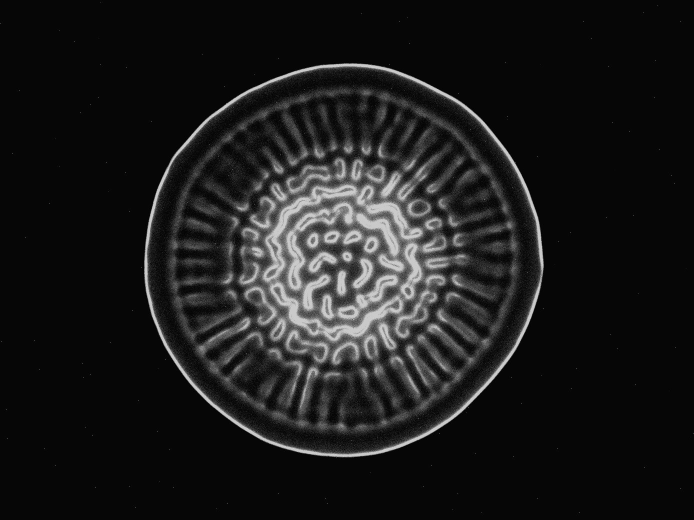
#> input picture intensity_profile/adjusted biolum.jpg, 1388 x 1040 px (shown at 1/2 size)
$ python intensity_profile_subplots.py
#> lines starting #> are read from the running program, lines starting #| are printed output that depends on the picture
###
# intensity_profile_subplots.py
#
# This script takes in two images of the same biofilm, but one image bl_img
# is taken without a brightfield and shows the bioluminescence of the biofilm,
# while bf_img is taken with a brightfield.
#
# It returns an interactive matplotlib image which picks out a row of the image
# and plots the light intensity along the row for both images on one subplot,
# while showing the row being plotted on an image of the bioluminescent image.
# A slider allows the row to be selected by user.
###

"""
Dependencies
"""
import matplotlib.image as mpimg
import matplotlib.pyplot as plt
import numpy as np
from matplotlib.widgets import Button, Slider
from scipy.ndimage.filters import gaussian_filter

"""
Functions
"""
def val_update(val):
    """
    Updates the row we are looking at upon changes of the slider position
    :param val: Value passed from Slider widget, giving the current row
    """
    row = int(row_slider.val) # row_slider.val is a float, so needs converting
    bio_plot.set_ydata(bl_img[row])
    bright_plot.set_ydata(bf_img[row])
    line.set_ydata([row]*columns)
    plt.draw()

"""
Script
"""

# Read in images for bioluminescent and brightfield, and apply gaussian blur
bl_img = mpimg.imread('adjusted biolum.jpg')
#> bl_img is the input picture: shape (1040, 1388); min 0, max 232, mean 27
bl_img = gaussian_filter(bl_img, sigma=7)
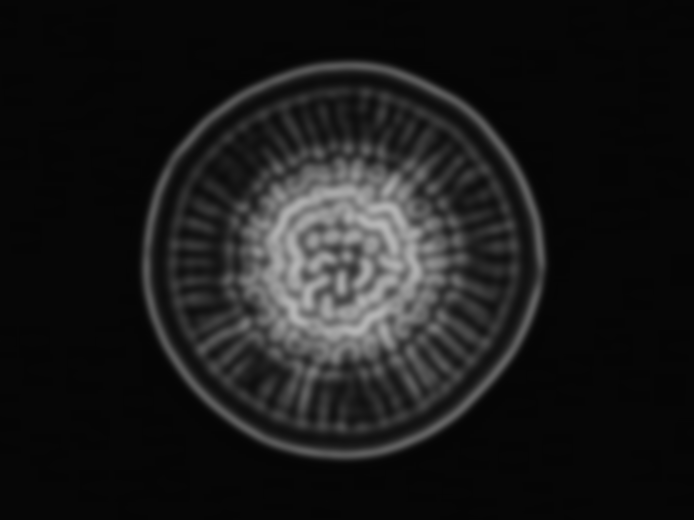
#> bl_img: shape (1040, 1388) (shown at 1/2 size); min 5, max 184, mean 26.4

bf_img = mpimg.imread('adjusted brightfield.jpg')
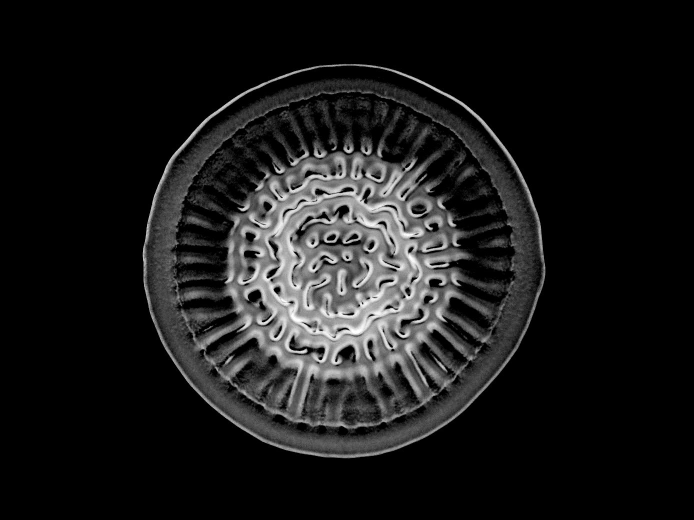
#> input picture intensity_profile/adjusted brightfield.jpg, 1388 x 1040 px (shown at 1/2 size)
#> bf_img is the input picture: shape (1040, 1388); min 0, max 255, mean 25.8
bf_img = gaussian_filter(bf_img, sigma=7)
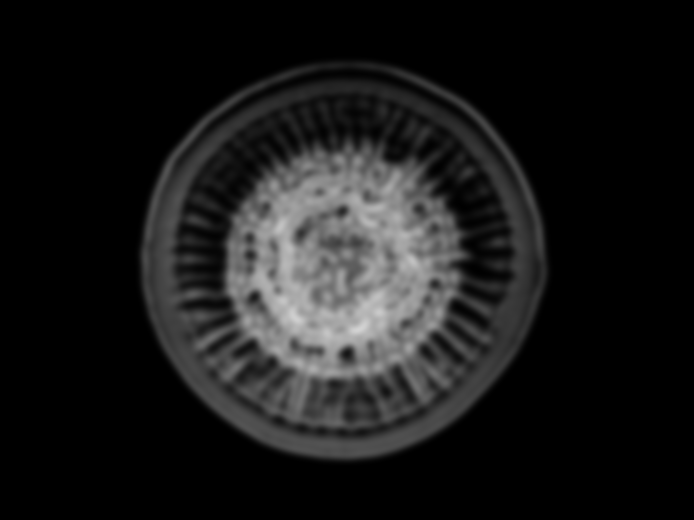
#> bf_img: shape (1040, 1388) (shown at 1/2 size); min 0, max 211, mean 25.5

# Read in parameters of the image. Both are 1388x1040
rows, columns = np.shape(bl_img)
#> rows = 1040; columns = 1388

# Create axes
fig, (ax1, ax2) = plt.subplots(1,2)
plt.subplots_adjust(left = 0.1, bottom = 0.35)

# Subplot 1
initial_row = 500
bio_plot, = ax1.plot(bl_img[initial_row], label='bioluminescence')
bright_plot, = ax1.plot(bf_img[initial_row], label='brightfield')
ax1.set_xlabel('Column')
ax1.set_ylabel('Pixel intensity')
ax1.set_title('Intensity profile')
ax1.legend()

# Subplot 2
ax2.imshow(bf_img)
line, = ax2.plot([initial_row]*columns, color='r', linestyle='-')
ax2.set_title('Brightfield image')

# Slider
axSlider = plt.axes([0.1, 0.2, 0.8, 0.05])
row_slider = Slider(axSlider, 'row', valmin=1, valmax=1039, valstep=1)
row_slider.on_changed(val_update)

plt.show()
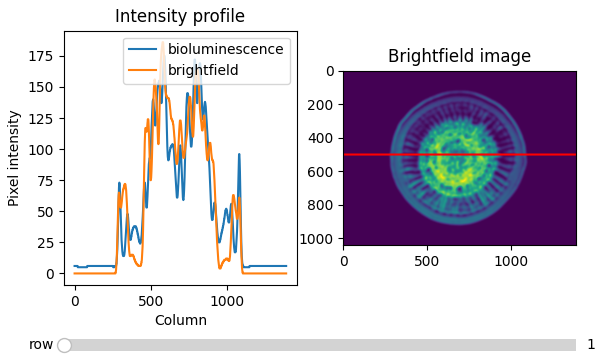
#> figure drawn by matplotlib, 3 panels; panel 1: curve peaks at x = 586, y = 175; panel 1: curve peaks at x = 577, y = 186
